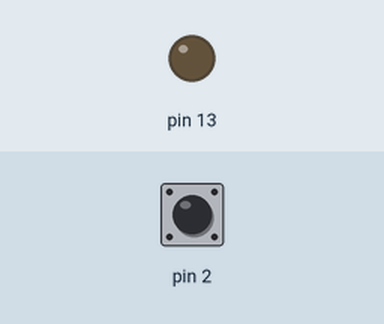
This sketch was run on a simulated Arduino Uno, built with avr-gcc and run on an emulated ATmega328P. Shown: output pins drawn as LEDs (lit = HIGH). The inputs (shaded band) are chosen by the test bench; at power-on: pin 2 HIGH.

Above: at 1.2 s.
1.3 s: pin 2 pulled LOW for 0.15 s
At 2.3 s:
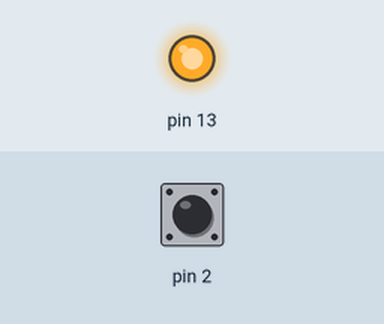
2.9 s: pin 2 pulled LOW for 1 s
At 4.8 s:
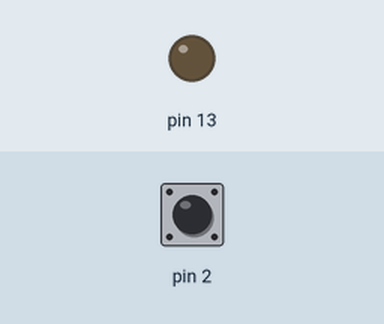
5.4 s: pin 2 pulled LOW for 3.2 s
At 9.8 s:
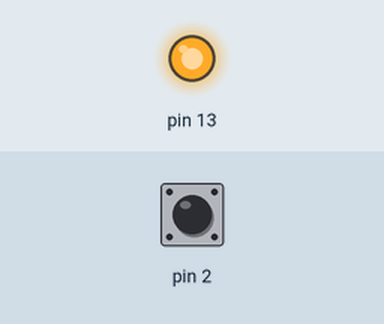
Timing chart, 0 to 11.3 s (numbered marks = the images above; inputs shaded):
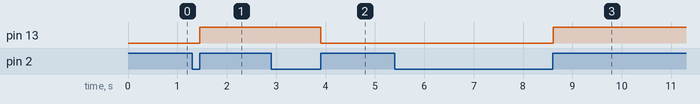

Measured:
- after the input at 1.3 s, pin 13: LOW → HIGH after 0.15 s
- after the input at 2.9 s, pin 13: HIGH → LOW after 1.0 s
- after the input at 5.4 s, pin 13: LOW → HIGH after 3.2 s

The sketch:

BottonControl.ino
```cpp
void setup() {
  // put your setup code here, to run once:

  pinMode(13, OUTPUT);
  pinMode(2, INPUT_PULLUP);
}

boolean mode = 1;

void isChanged()
{
  static boolean i;
  for (;;)
  {
    delay(10);
    if (i == digitalRead(2))
    {
      i = !i;
      break;
    }
  }
}

void loop() { //two type

  //  // put your main code here, to run repeatedly:
  //  mode = digitalRead(2);
  //  if (mode)
  //    digitalWrite(13, LOW);
  //  else
  //    digitalWrite(13, HIGH);


  for (int i = 0; i < 2; i++)
  {
    isChanged();
  }

  digitalWrite(13, mode);
  mode = !mode;
}
```
